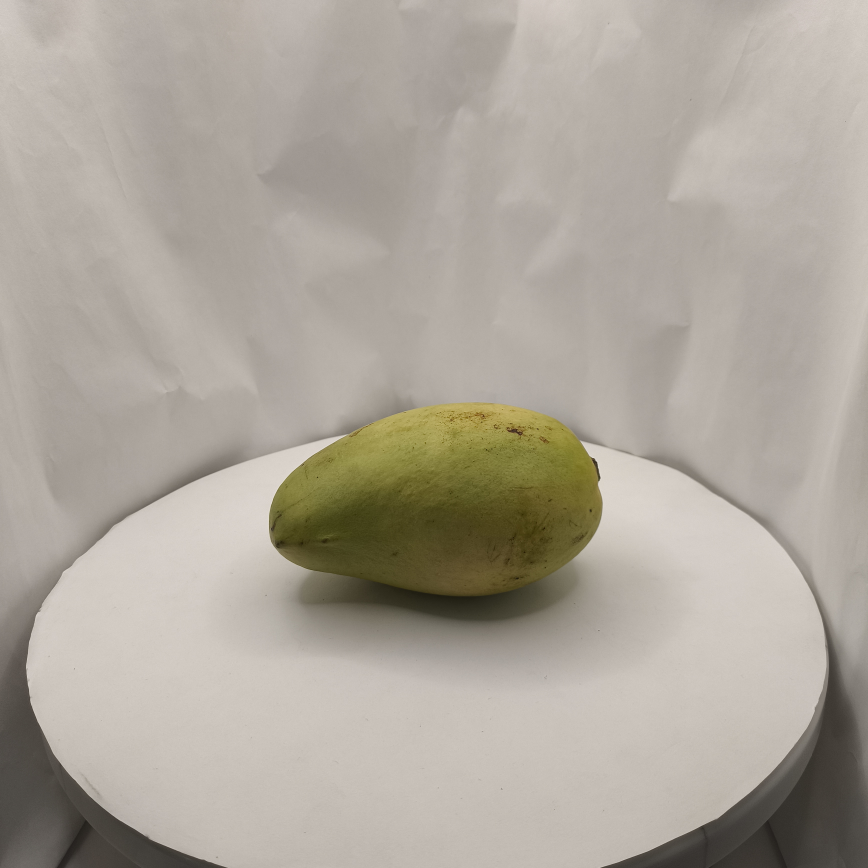
#> input picture data/images/firm-ripe/Ronda2_Mango01Frente01.jpg, 3472 x 3472 px (shown at 1/4 size)
$ python -i segmentacion_color_models.py   (imports and definitions only)
#> lines starting #> are read from the running program, lines starting #| are printed output that depends on the picture
import cv2
import numpy as np
import os


# --- Entrada del color de la fruta ---
# [3 lines not run here, left out]


# --- Rangos de segmentación por tipo de mango ---
# [8 lines that did not run here, left out]


# --- Funciones de segmentación ---
def segmentar_hsv(imagen):
    hsv = cv2.cvtColor(imagen, cv2.COLOR_BGR2HSV)
    mask = cv2.inRange(hsv, hsv_rango[0], hsv_rango[1])
    kernel = np.ones((7, 7), np.uint8)
    mask = cv2.morphologyEx(mask, cv2.MORPH_CLOSE, kernel)
    resultado = cv2.bitwise_and(imagen, imagen, mask=mask)
    return resultado


# [54 lines left out: functions segmentar_lab, segmentar_hsi, procesar_imagenes, not called in this run]


# --- Rutas (modifica según tus directorios) ---
carpeta_imagenes = 'ruta/a/tu/carpeta_de_imagenes'
carpeta_salida = 'ruta/a/tu/carpeta_de_salida'

# [1 line not run here, left out]

>>> import cv2
>>> picture = cv2.imread('../../data/images/firm-ripe/Ronda2_Mango01Frente01.jpg', cv2.IMREAD_GRAYSCALE)
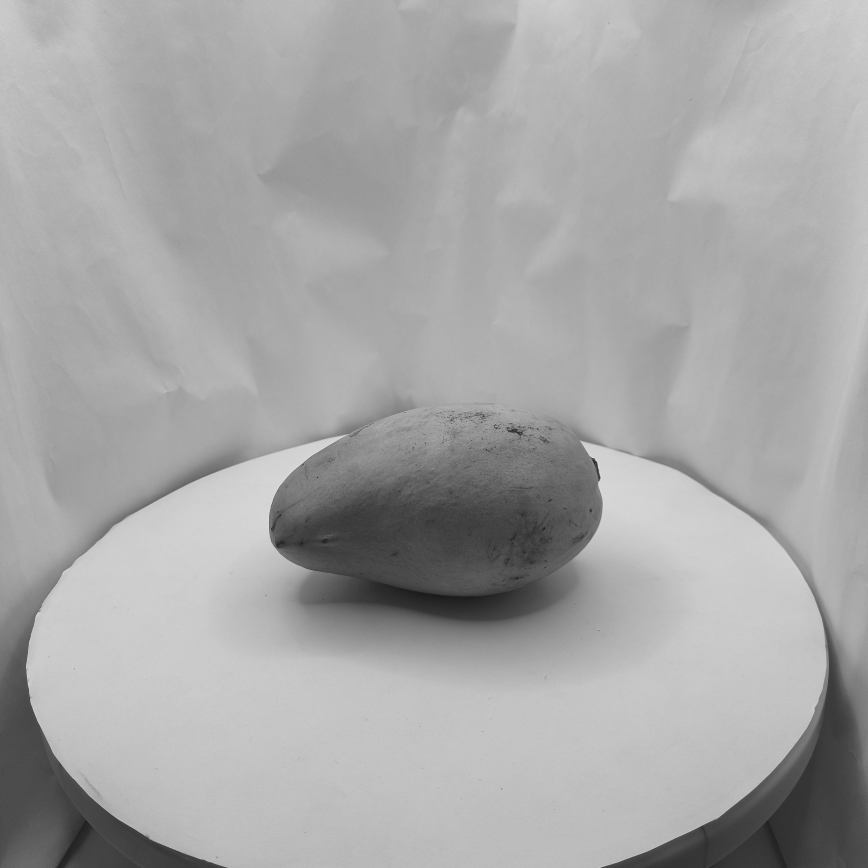
#> picture: shape (3472, 3472) (shown at 1/4 size); min 6, max 231, mean 166.6
#> (the run stopped early here; a loop or call above may not have finished)
